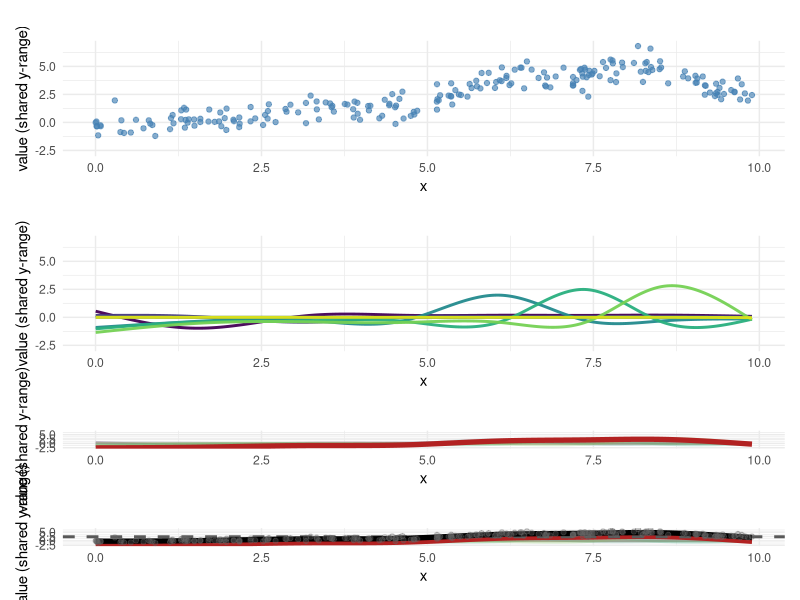

Source code (R):
## ---- chunk 1
# ------------------------------------------------------------
# Updated visualization:
# p1 = raw data
# p2 = basis contributions (colored) + their SUM (smooth-only, red)
# p3 = basis contributions (faint) + their SUM (smooth-only, red)
# p4 = EVERYTHING: contributions (faint), smooth-only sum (red),
#      intercept (dashed), intercept-adjusted smooth (black)
# All plots share the same y-axis limits.
# ------------------------------------------------------------

library(mgcv)
library(ggplot2)
library(dplyr)
library(tidyr)
library(patchwork)

set.seed(42)

# 1) Simulate irregular data (NO sin/cos)
n <- 220
x <- sort(runif(n, 0, 10))

f_true <- function(x) {
  0.25 * x - 0.02 * x^2 +
    ifelse(x > 2.5,  1.0 * (x - 2.5), 0) +
    ifelse(x > 6.0, -1.4 * (x - 6.0), 0) +
    1.8 * exp(-0.5 * ((x - 8.3)/0.55)^2) -
    1.6 * exp(-0.5 * ((x - 4.8)/0.70)^2)
}

y <- f_true(x) + rnorm(n, sd = 0.7)
dat <- data.frame(x, y)

# 2) Fit GAM
m <- gam(y ~ s(x, bs = "cr", k = 8),
         data = dat,
         method = "REML")

# 3) Grid + lpmatrix
xgrid <- data.frame(x = seq(min(dat$x), max(dat$x), length.out = 400))
Xp <- predict(m, newdata = xgrid, type = "lpmatrix")

# Smooth columns
ind <- m$smooth[[1]]$first.para:m$smooth[[1]]$last.para
B <- Xp[, ind, drop = FALSE]
b <- coef(m)[ind]

# Intercept
b0 <- coef(m)[1]

# Basis contributions matrix: beta_k * b_k(x)
Cmat <- sweep(B, 2, b, `*`)  # n_grid x n_basis

# Smooth-only sum (no intercept): sum_k beta_k * b_k(x)
smooth_only <- rowSums(Cmat)
smooth_df <- data.frame(x = xgrid$x, smooth_only = smooth_only)

# Intercept-adjusted smooth (full fitted mean): intercept + smooth_only
fit_full <- b0 + smooth_only
fit_df <- data.frame(x = xgrid$x, fit_full = fit_full, intercept = b0)

# Long format contributions for plotting
contrib_df <- as.data.frame(Cmat)
contrib_df$x <- xgrid$x

contrib_long <- contrib_df %>%
  pivot_longer(-x, names_to = "component", values_to = "contrib") %>%
  mutate(component = factor(component, levels = unique(component)))

# ------------------------------------------------------------
# Shared y-axis limits across ALL plots
# Include: raw y, contributions, smooth-only, intercept, full fit
# ------------------------------------------------------------
y_lim <- range(
  dat$y,
  contrib_long$contrib,
  smooth_df$smooth_only,
  fit_df$intercept,
  fit_df$fit_full,
  na.rm = TRUE
)

# ------------------------------------------------------------
# p1: Raw data
# ------------------------------------------------------------
p1 <- ggplot(dat, aes(x, y)) +
  geom_point(alpha = 0.65, color = "steelblue") +
  coord_cartesian(ylim = y_lim) +
  theme_minimal() +
  labs(title = "",
       x = "x", y = "value (shared y-range)")

# ------------------------------------------------------------
# p2: Basis contributions + their sum (smooth-only)
# ------------------------------------------------------------
p2 <- ggplot() +
  geom_line(data = contrib_long,
            aes(x, contrib, color = component, group = component),
            linewidth = 1, alpha = 0.95) +
  coord_cartesian(ylim = y_lim) +
  theme_minimal() +
  scale_color_viridis_d(end = 0.95) +
  theme(legend.position = "none") +
  labs(title = "",
       x = "x", y = "value (shared y-range)")

# ------------------------------------------------------------
# p3: Contributions (faint) + their sum (smooth-only, red)
# ------------------------------------------------------------
p3 <- ggplot() +
  geom_line(data = contrib_long,
            aes(x, contrib, color = component, group = component),
            linewidth = 1, alpha = 0.20) +
  geom_line(data = smooth_df,
            aes(x, smooth_only),
            linewidth = 1.8, color = "firebrick") +
  coord_cartesian(ylim = y_lim) +
  theme_minimal() +
  scale_color_viridis_d(end = 0.95) +
  theme(legend.position = "none") +
  labs(title = "",
       x = "x", y = "value (shared y-range)")

# ------------------------------------------------------------
# p4: EVERYTHING
# - faint basis contributions
# - smooth-only sum (red)
# - intercept (dashed gray)
# - intercept-adjusted smooth / full fitted mean (black)
# ------------------------------------------------------------
p4 <- ggplot() +
  geom_line(data = contrib_long,
            aes(x, contrib, color = component, group = component),
            linewidth = 1, alpha = 0.18) +
  geom_line(data = smooth_df,
            aes(x, smooth_only),
            linewidth = 1.6, color = "firebrick") +
  geom_hline(yintercept = b0,
             linewidth = 1.0, linetype = "dashed", color = "gray35") +
  geom_line(data = fit_df,
            aes(x, fit_full),
            linewidth = 1.8, color = "black") +
  geom_point(data = dat, aes(x, y),
             alpha = 0.35, color = "gray40") +
  coord_cartesian(ylim = y_lim) +
  theme_minimal() +
  scale_color_viridis_d(end = 0.95) +
  theme(legend.position = "none") +
  labs(title = "",
       x = "x", y = "value (shared y-range)")

# Layout
(p1 / p2) / (p3 / p4)
